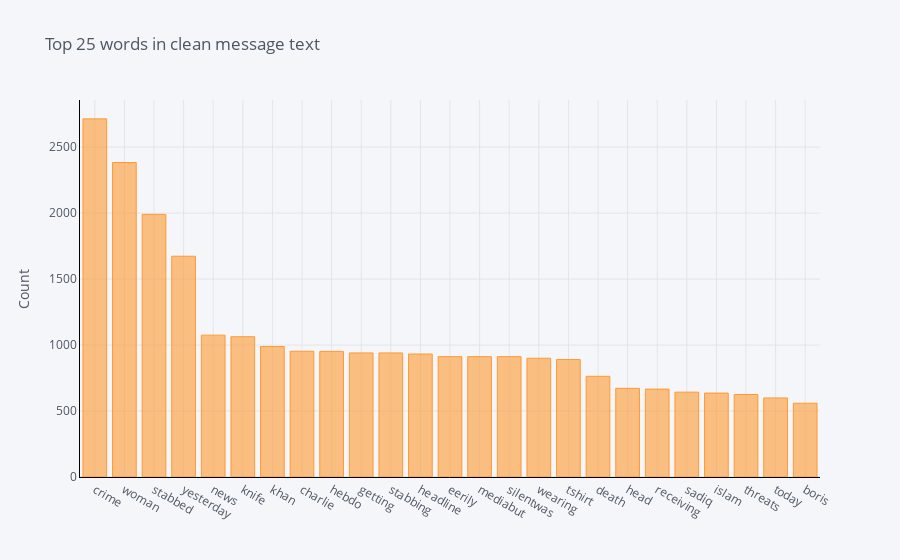
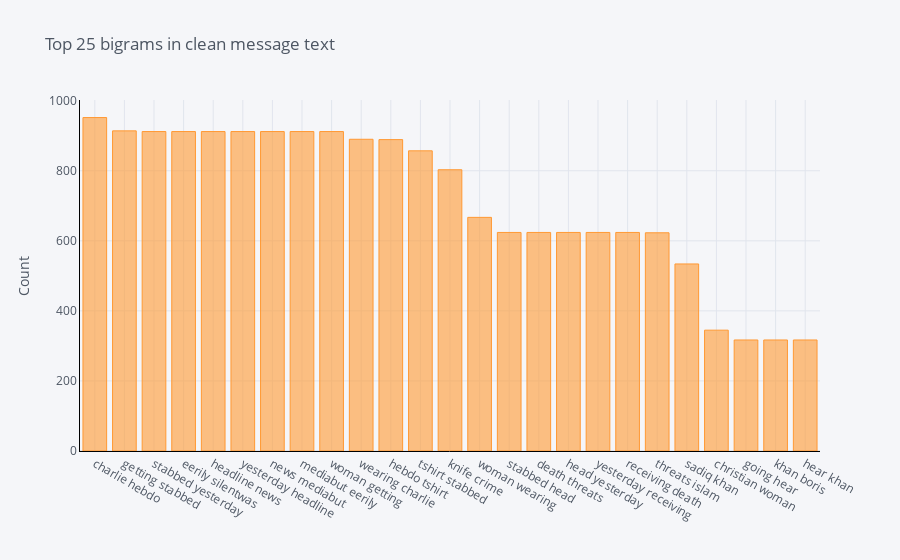
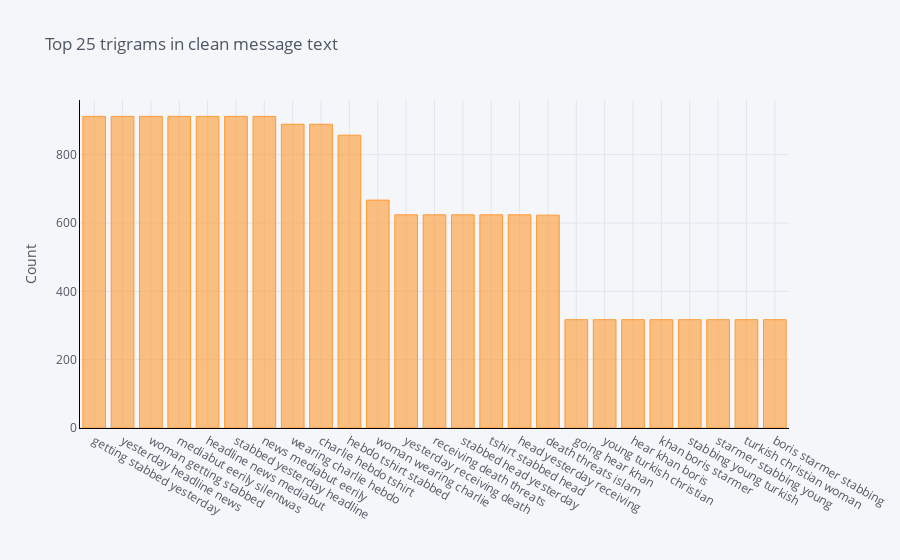

The code cell stored with these charts, in order, in its notebook:
### Code cell
plot_ngrams(all_tweets, 'Clean_MessageText')

### Figure 1 — Plotly figure (JSON) as saved in the notebook; plotly's stock layout.template omitted (floating-point values rounded to 4 significant figures)
{"data": [{"marker": {"color": "rgba(255, 153, 51, 0.6)", "line": {"color": "rgba(255, 153, 51, 1.0)", "width": 1}}, "name": "count", "orientation": "v", "text": "", "type": "bar", "x": ["crime", "woman", "stabbed", "yesterday", "news", "knife", "khan", "charlie", "hebdo", "getting", "stabbing", "headline", "eerily", "mediabut", "silentwas", "wearing", "tshirt", "death", "head", "receiving", "sadiq", "islam", "threats", "today", "boris"], "y": [2714, 2383, 1990, 1673, 1075, 1063, 989, 953, 952, 940, 940, 932, 912, 912, 912, 900, 890, 763, 672, 666, 643, 636, 625, 599, 559]}], "layout": {"legend": {"bgcolor": "#F5F6F9", "font": {"color": "#4D5663"}}, "paper_bgcolor": "#F5F6F9", "plot_bgcolor": "#F5F6F9", "title": {"font": {"color": "#4D5663"}, "text": "Top 25 words in clean message text"}, "xaxis": {"gridcolor": "#E1E5ED", "linecolor": "black", "showgrid": true, "tickfont": {"color": "#4D5663"}, "title": {"font": {"color": "#4D5663"}, "text": ""}, "zerolinecolor": "#E1E5ED"}, "yaxis": {"gridcolor": "#E1E5ED", "linecolor": "black", "showgrid": true, "tickfont": {"color": "#4D5663"}, "title": {"font": {"color": "#4D5663"}, "text": "Count"}, "zerolinecolor": "#E1E5ED"}}}

### Figure 2 — Plotly figure (JSON) as saved in the notebook; plotly's stock layout.template omitted (floating-point values rounded to 4 significant figures)
{"data": [{"marker": {"color": "rgba(255, 153, 51, 0.6)", "line": {"color": "rgba(255, 153, 51, 1.0)", "width": 1}}, "name": "count", "orientation": "v", "text": "", "type": "bar", "x": ["charlie hebdo", "getting stabbed", "stabbed yesterday", "eerily silentwas", "headline news", "yesterday headline", "news mediabut", "mediabut eerily", "woman getting", "wearing charlie", "hebdo tshirt", "tshirt stabbed", "knife crime", "woman wearing", "stabbed head", "death threats", "head yesterday", "yesterday receiving", "receiving death", "threats islam", "sadiq khan", "christian woman", "going hear", "khan boris", "hear khan"], "y": [952, 914, 912, 912, 912, 912, 912, 912, 912, 890, 889, 857, 803, 667, 624, 624, 624, 624, 624, 623, 534, 345, 317, 317, 317]}], "layout": {"legend": {"bgcolor": "#F5F6F9", "font": {"color": "#4D5663"}}, "paper_bgcolor": "#F5F6F9", "plot_bgcolor": "#F5F6F9", "title": {"font": {"color": "#4D5663"}, "text": "Top 25 bigrams in clean message text"}, "xaxis": {"gridcolor": "#E1E5ED", "linecolor": "black", "showgrid": true, "tickfont": {"color": "#4D5663"}, "title": {"font": {"color": "#4D5663"}, "text": ""}, "zerolinecolor": "#E1E5ED"}, "yaxis": {"gridcolor": "#E1E5ED", "linecolor": "black", "showgrid": true, "tickfont": {"color": "#4D5663"}, "title": {"font": {"color": "#4D5663"}, "text": "Count"}, "zerolinecolor": "#E1E5ED"}}}

### Figure 3 — Plotly figure (JSON) as saved in the notebook; plotly's stock layout.template omitted (floating-point values rounded to 4 significant figures)
{"data": [{"marker": {"color": "rgba(255, 153, 51, 0.6)", "line": {"color": "rgba(255, 153, 51, 1.0)", "width": 1}}, "name": "count", "orientation": "v", "text": "", "type": "bar", "x": ["getting stabbed yesterday", "yesterday headline news", "woman getting stabbed", "mediabut eerily silentwas", "headline news mediabut", "stabbed yesterday headline", "news mediabut eerily", "wearing charlie hebdo", "charlie hebdo tshirt", "hebdo tshirt stabbed", "woman wearing charlie", "yesterday receiving death", "receiving death threats", "stabbed head yesterday", "tshirt stabbed head", "head yesterday receiving", "death threats islam", "going hear khan", "young turkish christian", "hear khan boris", "khan boris starmer", "stabbing young turkish", "starmer stabbing young", "turkish christian woman", "boris starmer stabbing"], "y": [912, 912, 912, 912, 912, 912, 912, 889, 889, 857, 667, 624, 624, 624, 624, 624, 623, 317, 317, 317, 317, 317, 317, 317, 317]}], "layout": {"legend": {"bgcolor": "#F5F6F9", "font": {"color": "#4D5663"}}, "paper_bgcolor": "#F5F6F9", "plot_bgcolor": "#F5F6F9", "title": {"font": {"color": "#4D5663"}, "text": "Top 25 trigrams in clean message text"}, "xaxis": {"gridcolor": "#E1E5ED", "linecolor": "black", "showgrid": true, "tickfont": {"color": "#4D5663"}, "title": {"font": {"color": "#4D5663"}, "text": ""}, "zerolinecolor": "#E1E5ED"}, "yaxis": {"gridcolor": "#E1E5ED", "linecolor": "black", "showgrid": true, "tickfont": {"color": "#4D5663"}, "title": {"font": {"color": "#4D5663"}, "text": "Count"}, "zerolinecolor": "#E1E5ED"}}}
